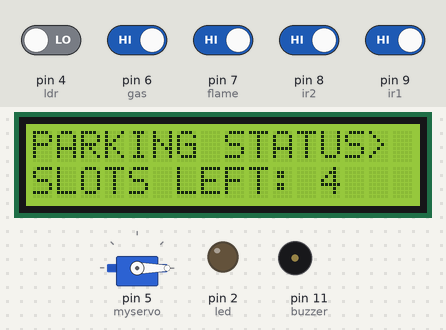
A sketch run on a simulated Arduino Uno, built with avr-gcc and run on an emulated ATmega328P. Parts: 16×2 character LCD, servo, output pins drawn as LEDs (lit = HIGH), buzzer (waves = sounding, pin HIGH). The test bench sets the inputs (shaded band); at power-on: pin 6 (gas), pin 7 (flame), pin 8 (ir2), pin 9 (ir1) HIGH, pin 4 (ldr) LOW. What the sketch prints to the serial monitor is not drawn.

Above: at 6.7 s.
6.8 s: pin 6 (gas) driven LOW
At 10.2 s:
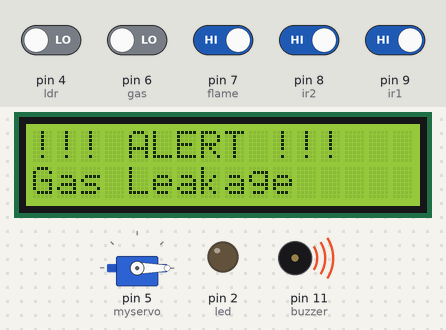
13.1 s: pin 7 (flame) driven LOW
At 15.1 s:
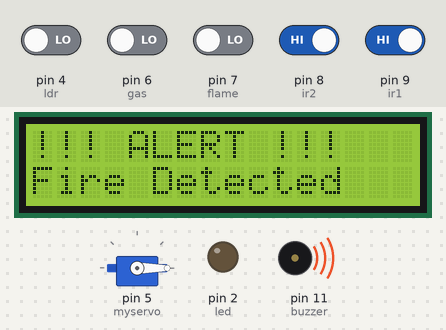
19.4 s: pin 9 (ir1) driven LOW
At 23.7 s:
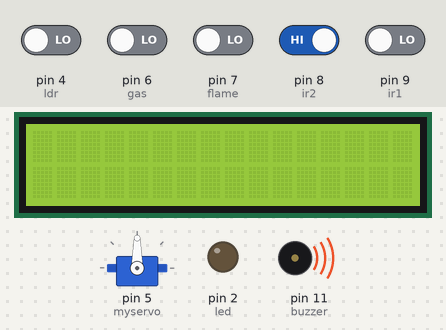
25.7 s: pin 4 (ldr) driven HIGH
At 31.7 s:
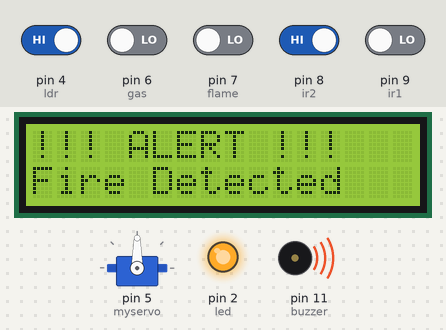
32.0 s: pin 9 (ir1) driven HIGH
At 35.6 s:
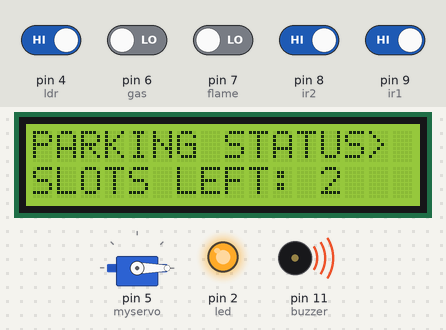
37.4 s: pin 9 (ir1) driven LOW
At 51.1 s:
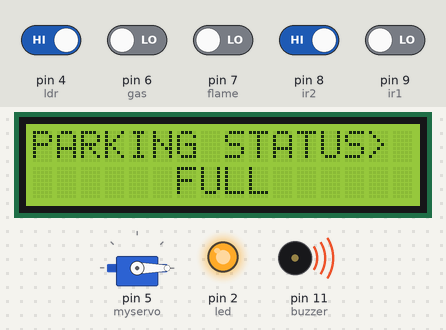
Timing chart, 0 to 52.1 s (numbered marks = the images above; inputs shaded):
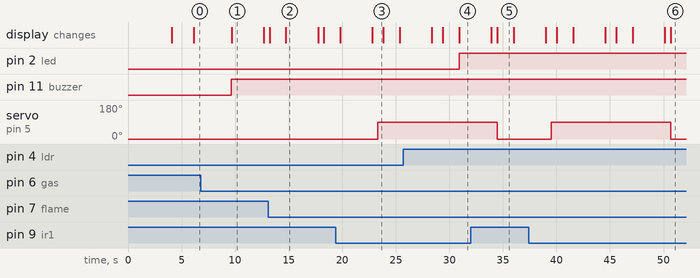

The sketch:

sketch_apr26a.ino
```cpp
#include <LiquidCrystal_I2C.h>
#include <Servo.h>

LiquidCrystal_I2C lcd(0x27, 16, 2);
Servo myservo;

#define ir1 9
#define ir2 8
#define ldr 4
#define flame 7
#define gas 6
#define led 2
#define buzzer 11

int count = 4;
void setup() {
  Serial.begin(9600);

  lcd.init();
  lcd.backlight();

  myservo.attach(5);// Servo setup
  myservo.write(0);

  pinMode(ir1, INPUT);
  pinMode(ir2, INPUT);
  pinMode(ldr, INPUT);
  pinMode(flame, INPUT);
  pinMode(gas, INPUT);
  pinMode(led, OUTPUT);
  pinMode(buzzer, OUTPUT);

 // Welcome Message
  lcd.setCursor(0, 0);
  lcd.print(" WELCOME TO THE");
  lcd.setCursor(0, 1);
  lcd.print(" SMART PARKING!");
  delay(4000);
  lcd.clear();
}

void loop() {
  //Safety System
  int a = digitalRead(ldr);
  int b = digitalRead(flame);
  int c= digitalRead(gas);
Serial.print("ldr: ");
  Serial.println(a);
  delay(500);
  Serial.print("flame: ");
  Serial.println(b);
  delay(500);
  Serial.print("gas: ");
  Serial.println(c);
  delay(500);
  if (a == 1)
     digitalWrite(led, HIGH);
  else
    digitalWrite(led, LOW);

  if (b== 0) {
    digitalWrite(buzzer, HIGH);
    lcd.clear();
    lcd.setCursor(0, 0);
    lcd.print("!!! ALERT !!!");
    lcd.setCursor(0, 1);
    lcd.print("Fire Detected");
    delay(3000);
    lcd.clear();
  } else if (c== 0) {
    digitalWrite(buzzer, HIGH);
    lcd.clear();
    lcd.setCursor(0, 0);
    lcd.print("!!! ALERT !!!");
    lcd.setCursor(0, 1);
    lcd.print("Gas Leakage");
    delay(3000);
    lcd.clear();
  } else {
    digitalWrite(buzzer, LOW);
  }

  // ---- Parking System ----
  int x = digitalRead(ir1);
  int y = digitalRead(ir2);

  Serial.print("IR1: ");
  Serial.println(x);
  Serial.print("IR2: ");
  Serial.println(y);
  delay(500);

  if (x == 0 && count > 0) {
    count--;
    myservo.write(90);
    delay(500);
  } else {
    myservo.write(0);
  }

  if (y == 0 && count < 4) {
    count++;
  }

  // Display parking status
  lcd.setCursor(0, 0);
  lcd.print("PARKING STATUS>");

  lcd.setCursor(0, 1);
  if (count == 0) {
    lcd.print("      FULL      ");
  } else {
    lcd.print("SLOTS LEFT: ");
    lcd.print(count);
    lcd.print("   ");
  }

}
```

Measured:
- after the input at 6.8 s, pin 11 (buzzer): LOW → HIGH after 2.9 s; the display: changes after 2.9 s (image 1)
- after the input at 13.1 s, the display: first differs from a run without the input after 1.6 s (image 2)
- after the input at 19.4 s, servo on pin 5 (myservo): 0° → 90° after 3.9 s
- after the input at 25.7 s, pin 2 (led): LOW → HIGH after 5.2 s
- after the input at 32.0 s, servo on pin 5 (myservo): 90° → 0° after 2.5 s
- after the input at 37.4 s, servo on pin 5 (myservo): 0° → 90° after 2.1 s, → 0° 11.2 s later
- what the display in image 1 shows lasts 3.0 s, from 9.7 s to 12.7 s
